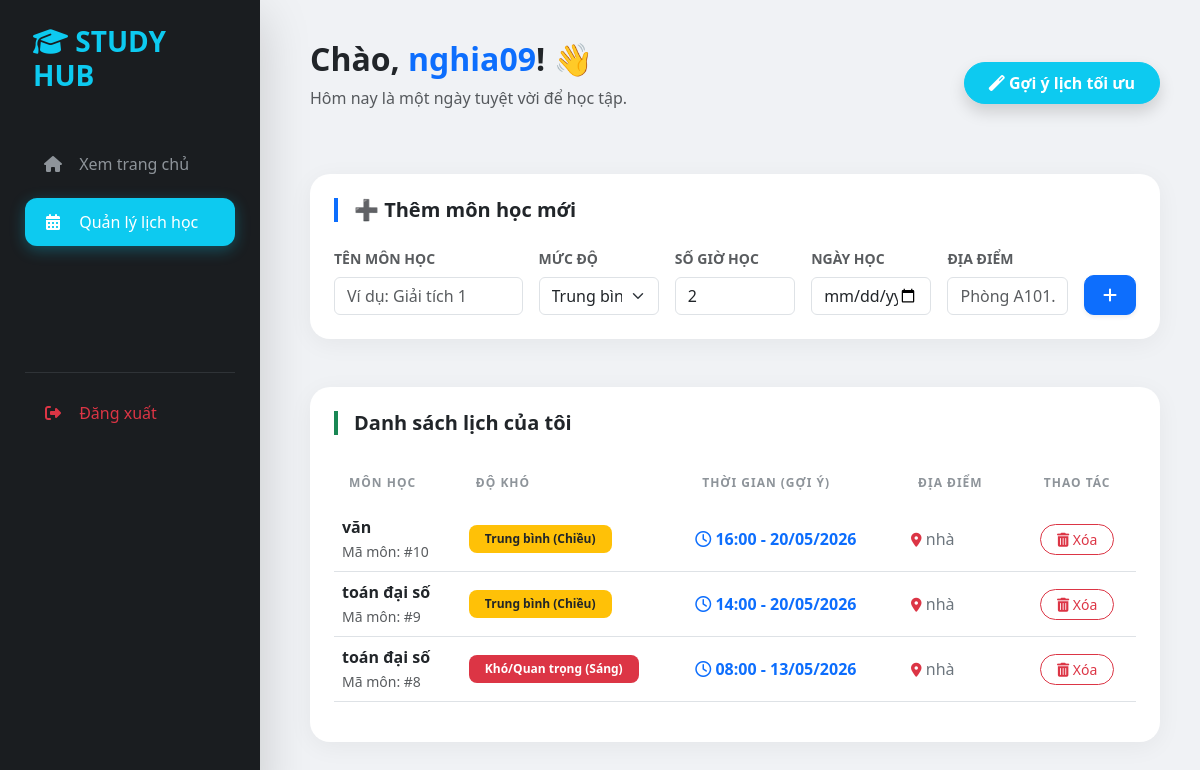
The page /manage/ (signed in) on the database its author committed.
### schedule/models.py (models this page shows, shortened)
class ThoiGianBieu(models.Model):
    sinh_vien = models.ForeignKey(
        User,
        on_delete=models.CASCADE,
        null=True,
        blank=True,
        verbose_name="Sinh viên"
    )
    ten_mon = models.CharField(max_length=200, verbose_name="Tên môn học")
    DO_KHO_CHOICES = [
        ('cao', 'Khó/Quan trọng (Sáng)'),
        ('vua', 'Trung bình (Chiều)'),
        ('thap', 'Dễ/Phụ (Tối)'),
    ]
    do_kho = models.CharField(
        max_length=10,
        choices=DO_KHO_CHOICES,
        default='vua',
        verbose_name="Độ khó môn học"
    )
    thoi_luong = models.IntegerField(default=2, verbose_name="Số tiếng cần học (giờ)")
    ngay_hoc = models.DateField(null=True, blank=True, verbose_name="Ngày muốn học")
    thoi_gian = models.DateTimeField(
        null=True,
        blank=True,
        verbose_name="Thời gian bắt đầu (Do máy gợi ý)"
    )
    phong_hoc = models.CharField(max_length=50, blank=True, verbose_name="Phòng học/Địa điểm")
    class Meta:
        verbose_name = "Lịch học"
        verbose_name_plural = "Danh sách lịch học"
        ordering = ['ngay_hoc', 'thoi_gian']

### schedule/views.py (the view)
# urls.py: path('manage/', views.manage, name='manage'),
@login_required(login_url='login')
def manage(request):
    if request.method == 'POST':
        form = ThoiGianBieuForm(request.POST)
        if form.is_valid():
            new_item = form.save(commit=False)
            new_item.sinh_vien = request.user
            new_item.save()
            return redirect('manage')
    else:
        form = ThoiGianBieuForm()
    items = ThoiGianBieu.objects.filter(sinh_vien=request.user).order_by('-id')
    return render(request, 'schedule/manage.html', {'lich': items, 'form': form})

### schedule/templates/schedule/manage.html (shortened to what this page needs)
<!DOCTYPE html>
<html lang="vi">
<head>
    <link href="https://cdn.jsdelivr.net/npm/bootstrap@5.3.0/dist/css/bootstrap.min.css" rel="stylesheet">
    <link rel="stylesheet" href="https://cdnjs.cloudflare.com/ajax/libs/font-awesome/6.4.0/css/all.min.css">
</head>
<body>
    <div class="sidebar shadow-lg">
        <h3 class="text-info fw-bold mb-5 px-2"><i class="fas fa-graduation-cap"></i> <span>STUDY HUB</span></h3>
        <nav class="nav flex-column">
            <a class="nav-link" href="{% url 'home' %}"><i class="fas fa-home"></i> <span>Xem trang chủ</span></a>
            <a class="nav-link active" href="{% url 'manage' %}"><i class="fas fa-calendar-alt"></i> <span>Quản lý lịch học</span></a>
            <div style="margin-top: 100px;">
                <hr class="text-secondary opacity-25">
                <a class="nav-link text-danger" href="{% url 'logout' %}"><i class="fas fa-sign-out-alt"></i> <span>Đăng xuất</span></a>
            </div>
        </nav>
    </div>
    <div class="main-content">
        <div class="d-flex justify-content-between align-items-center mb-5">
            <div>
                <h2 class="fw-bold text-dark">Chào, <span class="text-primary">{{ request.user.username }}</span>! 👋</h2>
                <p class="text-muted">Hôm nay là một ngày tuyệt vời để học tập.</p>
            </div>
            <a href="{% url 'auto_suggest' %}" class="btn btn-info text-white fw-bold px-4 py-2 shadow rounded-pill hover-zoom">
                <i class="fas fa-magic"></i> Gợi ý lịch tối ưu
            </a>
        </div>
        <div class="card card-custom p-4 mb-5">
            <h5 class="text-dark fw-bold mb-4 border-start border-primary border-4 ps-3">➕ Thêm môn học mới</h5>
            <form method="POST" class="row g-3 align-items-end">
                <div class="col-md-3">
                    <label class="form-label small fw-bold text-muted text-uppercase">Tên môn học</label>
                    {{ form.ten_mon }}
                </div>
                <div class="col-md-2">
                    <label class="form-label small fw-bold text-muted text-uppercase">Mức độ</label>
                    {{ form.do_kho }}
                </div>
                <div class="col-md-2">
                    <label class="form-label small fw-bold text-muted text-uppercase">Số giờ học</label>
                    {{ form.thoi_luong }}
                </div>
                <div class="col-md-2">
                    <label class="form-label small fw-bold text-muted text-uppercase">Ngày học</label>
                    {{ form.ngay_hoc }}
                </div>
                <div class="col-md-2">
                    <label class="form-label small fw-bold text-muted text-uppercase">Địa điểm</label>
                    {{ form.phong_hoc }}
                </div>
                <div class="col-md-1">
                    <button type="submit" class="btn btn-primary w-100 shadow-sm fw-bold" style="height: 40px; border-radius: 10px;">
                        <i class="fas fa-plus"></i>
                    </button>
                </div>
            </form>
        </div>
        <div class="card card-custom p-4">
            <h5 class="text-dark fw-bold mb-4 border-start border-success border-4 ps-3">Danh sách lịch của tôi</h5>
            <div class="table-responsive">
                <table class="table align-middle table-hover">
                    <thead>
                        <tr>
                            <th>MÔN HỌC</th>
                            <th>ĐỘ KHÓ</th>
                            <th>THỜI GIAN (GỢI Ý)</th>
                            <th>ĐỊA ĐIỂM</th>
                            <th class="text-center">THAO TÁC</th>
                        </tr>
                    </thead>
                    <tbody>
                        {% for item in lich %}
                        <tr>
                            <td>
                                <div class="fw-bold text-dark">{{ item.ten_mon }}</div>
                                <small class="text-muted">Mã môn: #{{ item.id }}</small>
                            </td>
                            <td>
                                <span class="badge
                                    {% if item.do_kho == 'cao' %}bg-danger
                                    {% elif item.do_kho == 'vua' %}bg-warning text-dark
                                    {% else %}bg-success{% endif %} p-2 px-3">
                                    {{ item.get_do_kho_display }}
                                </span>
                            </td>
                            <td>
                                <div class="text-primary fw-bold">
                                    {% if item.thoi_gian %}
                                        <i class="far fa-clock"></i> {{ item.thoi_gian|date:"H:i - d/m/Y" }}
                                    {% else %}
                                        <span class="text-muted fw-normal"><em>⏳ Chờ nhấn "Gợi ý"...</em></span>
                                    {% endif %}
                                </div>
                            </td>
                            <td>
                                <span class="text-secondary">
                                    <i class="fas fa-location-dot text-danger small"></i> {{ item.phong_hoc|default:"Chưa rõ" }}
                                </span>
                            </td>
                            <td class="text-center">
                                <a href="{% url 'delete_lich' item.id %}" class="btn btn-sm btn-outline-danger px-3 rounded-pill hover-zoom" onclick="return confirm('Bạn muốn xóa môn này?')">
                                    <i class="fas fa-trash-alt"></i> Xóa
                                </a>
                            </td>
                        </tr>
                        {% endfor %}
                    </tbody>
                </table>
            </div>
        </div>
    </div>
</body>
</html>

### schedule/templates/schedule/manage.html (style rules this page uses)
body { background-color: #f0f2f5; font-family: 'Segoe UI', Tahoma, Geneva, Verdana, sans-serif; }
.sidebar { background: #1a1d20; min-height: 100vh; color: white; padding: 25px; position: fixed; width: 260px; z-index: 1000; transition: 0.3s; }
.main-content { margin-left: 270px; padding: 40px; }
.card-custom { border: none; border-radius: 20px; box-shadow: 0 5px 25px rgba(0,0,0,0.05); background: white; transition: 0.3s; }
.nav-link { color: #8e949a; padding: 12px 18px; margin-bottom: 10px; border-radius: 12px; transition: 0.3s; font-weight: 500; }
.nav-link.active { background: #0dcaf0; color: white !important; box-shadow: 0 4px 15px rgba(13, 202, 240, 0.3); }
.nav-link i { margin-right: 12px; width: 20px; text-align: center; }
.table thead { background-color: #f8f9fa; }
.table thead th { border: none; color: #8e949a; font-size: 0.75rem; text-transform: uppercase; letter-spacing: 1px; padding: 15px; }
.badge { border-radius: 8px; font-weight: 600; font-size: 0.75rem; }

### rows shown on the page
ThoiGianBieu: ten_mon "văn", id "10", do_kho "Trung bình (Chiều)", thoi_gian "16:00 - 20/05/2026", phong_hoc "nhà"
ThoiGianBieu: ten_mon "toán đại số", id "9", do_kho "Trung bình (Chiều)", thoi_gian "14:00 - 20/05/2026", phong_hoc "nhà"
ThoiGianBieu: ten_mon "toán đại số", id "8", do_kho "Khó/Quan trọng (Sáng)", thoi_gian "08:00 - 13/05/2026", phong_hoc "nhà"

### other values the page prints
{{ request.user.username }} "nghia09"
